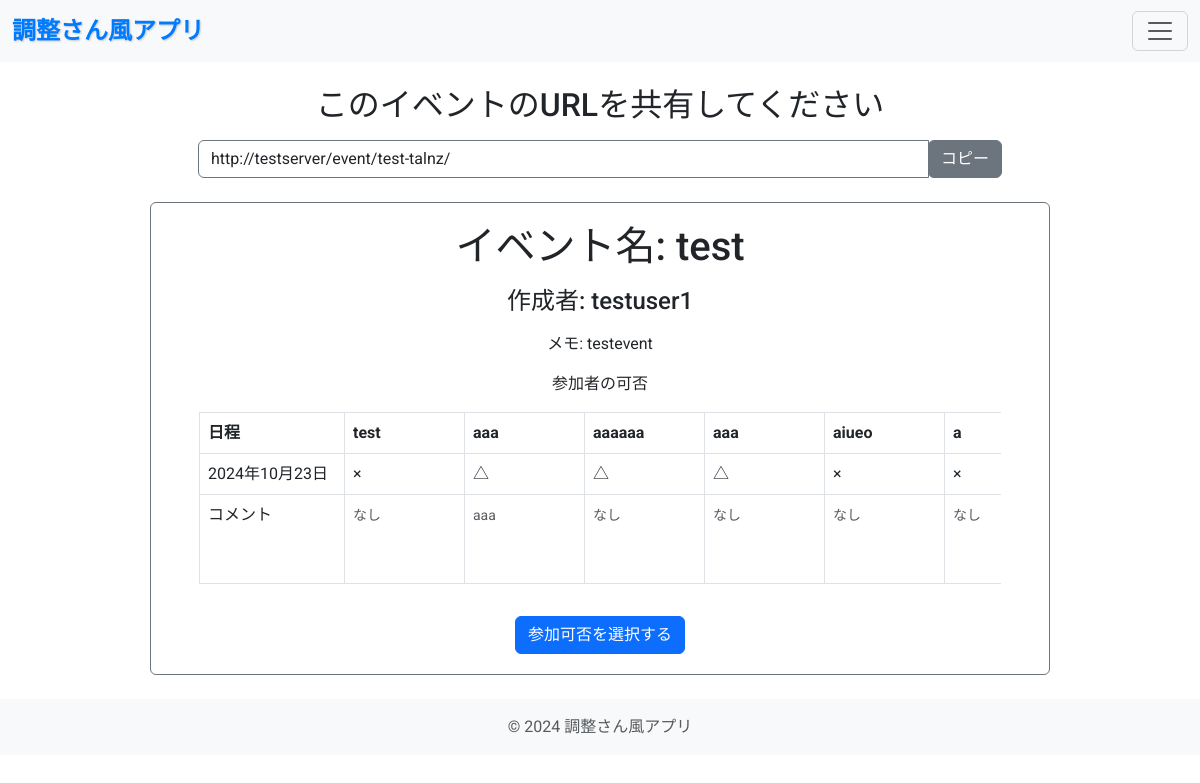
Page /event/test-talnz/ on the committed database.
### scheduler/models.py (models this page shows)
class Event(models.Model):
    title = models.CharField(max_length=255)
    description = models.TextField(blank=True)
    creator = models.ForeignKey(User, on_delete=models.CASCADE)
    created_at = models.DateTimeField(default=timezone.now)
    slug = models.SlugField(unique=True)

class Participant(models.Model):
    event = models.ForeignKey(Event, related_name='participants', on_delete=models.CASCADE)
    name = models.CharField(max_length=255, blank=True, null=True)
    comment = models.TextField(blank=True, null=True)

class EventDate(models.Model):
    event = models.ForeignKey(Event, related_name="dates", on_delete=models.CASCADE)
    date = models.DateField()
    time = models.TimeField(null=True, blank=True)

class Availability(models.Model):
    participant = models.ForeignKey(Participant, related_name='availabilities', on_delete=models.CASCADE)
    event_date = models.ForeignKey(EventDate, on_delete=models.CASCADE)
    availability = models.CharField(max_length=10, choices=[
        ('yes', '〇'),
        ('maybe', '△'),
        ('no', '×'),
    ])

### accounts/models.py (models this page shows)
class User(AbstractUser):
    pass

### scheduler/views.py (the view)
# urls.py: path('event/<slug:slug>/', EventDetailView.as_view(), name='event_detail'),
class EventDetailView(DetailView):
    model = Event
    template_name = "scheduler/event_detail.html"
    def get_context_data(self, **kwargs):
        context = super().get_context_data(**kwargs)
        event = self.object
        participants = Participant.objects.filter(event=event)
        context['participants'] = participants
        event_url = self.request.build_absolute_uri(reverse('event_detail', kwargs={'slug': event.slug}))
        context['participants'] = participants
        context['event_url'] = event_url  # URLをコンテキストに追加
        return context

### scheduler/templates/scheduler/event_detail.html (shortened to what this page needs)
{% extends "base.html" %}
{% block content %}
    <div class="container px-4 px-lg-5 mb-4" style="max-width: 900px; margin: 0 auto;">
        <h2 class="text-center mb-3">このイベントのURLを共有してください</h2>
        <div class="input-group mb-3 justify-content-center">
            <input type="text" id="event-url" value="{{ event_url }}" readonly class="form-control" />
            <div class="input-group-append">
                <button onclick="copyToClipboard()" class="btn btn-secondary">コピー</button>
            </div>
        </div>
    </div>
    <div class="container px-4 px-lg-5 mb-4 border border-secondary rounded" style="max-width: 900px; margin: 0 auto; padding: 20px;">
        <h1 class="text-center mb-3">イベント名: {{ event.title }}</h1>
        <h4 class="text-center mb-3">作成者: {{ event.creator }}</h4>
        {% if event.description %}
            <p class="text-center mb-3">メモ: {{ event.description }}</p>
        {% endif %}
        <p class="text-center mb-3">参加者の可否</p>
        <div style="overflow-x: auto;">
            <table class="table table-bordered" style="table-layout: fixed; min-width: 1000px;">
                <thead>
                    <tr>
                        <th style="width: 145px;">日程</th>
                        {% for participant in participants %}
                            <th style="width: 120px; white-space: nowrap; overflow: hidden; text-overflow: ellipsis;">
                                {{ participant.name }}
                            </th>
                        {% endfor %}
                    </tr>
                </thead>
                <tbody>
                    {% for event_date in event.dates.all %}
                        <tr>
                            <td>{{ event_date.date }} {{ event_date.time|time:"H:i" }}</td>
                            {% for participant in participants %}
                                <td style="min-width: 120px;">
                                    {% for availability in participant.availabilities.all %}
                                        {% if availability.event_date == event_date %}
                                            {{ availability.get_availability_display }}
                                        {% endif %}
                                    {% endfor %}
                                </td>
                            {% endfor %}
                        </tr>
                    {% endfor %}
                    <tr>
                        <td>コメント</td>
                        {% for participant in participants %}
                            <td style="min-width: 120px;">
                                {% if participant.comment %}
                                    <small class="text-muted">{{ participant.comment }}</small>
                                {% else %}
                                    <small class="text-muted">なし</small>
                                {% endif %}
                            </td>
                        {% endfor %}
                    </tr>
                </tbody>
            </table>
        </div>
        <div class="text-center">
            <a href="{% url 'event_participate' event.slug %}" class="btn btn-primary mt-3">参加可否を選択する</a>
        </div>
    </div>
{% endblock %}

### scheduler/static/css/style.css (style rules this page uses)
body { font-family: 'Roboto', sans-serif; }
.form-control { border: 1px solid #6c757d; box-shadow: none; }
th, td { overflow-wrap: break-word; overflow: hidden; }

### rows in the picture
Event: title "test", creator "testuser1", description "testevent"
Participant: name "test", shows "なし"
Participant: name "aaa", comment "aaa"
Participant: name "aaaaaa", comment "なし"
Participant: name "aaa", comment "なし"
Participant: name "aiueo", comment "なし"
Participant: name "a", comment "なし"
EventDate: date "2024年10月23日"
Availability: availability "×"
Availability: availability "△"
Availability: availability "△"
Availability: availability "△"
Availability: availability "×"
Availability: availability "×"
